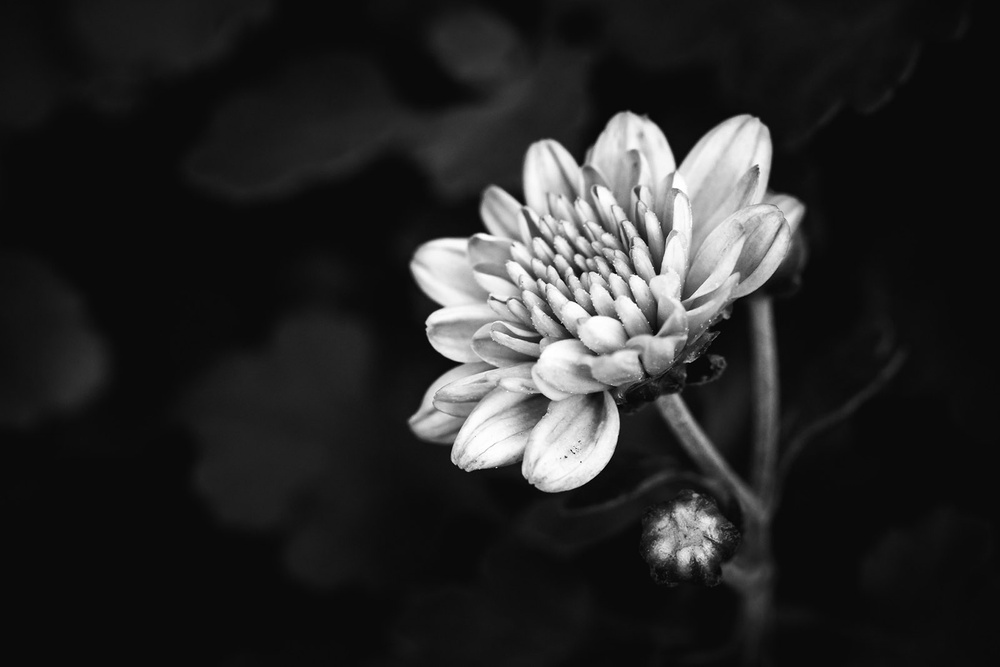
#> input picture threshold.jpg, 1000 x 667 px, shrunk from 1600 x 1067 before the run, found by its file name
$ jupyter execute task3.ipynb
#> lines starting #> are read from the running program, lines starting #| are printed output that depends on the picture
[cell 1]
import cv2
import numpy as np
import matplotlib.pyplot as plt
plt.rcParams['figure.figsize'] = [10, 3]

[cell 2]
def displayImages(img1,img2):
    fig= plt.figure(figsize=(10,20))
    fig.add_subplot(1, 2, 1)
    plt.imshow(img1, cmap='gray')
    plt.axis('off')
    plt.title("First")

    fig.add_subplot(1, 2, 2)
    plt.imshow(img2, cmap='gray')
    plt.axis('off')
    plt.title("Second")
    plt.show()

[cell 3]
image=cv2.imread('downloads/threshold.jpg',0)
#> image is the input picture: shape (667, 1000); min 0, max 255, mean 40.3
array=np.array(image)
threshold=70
new_array=np.where(array<threshold,0,array)
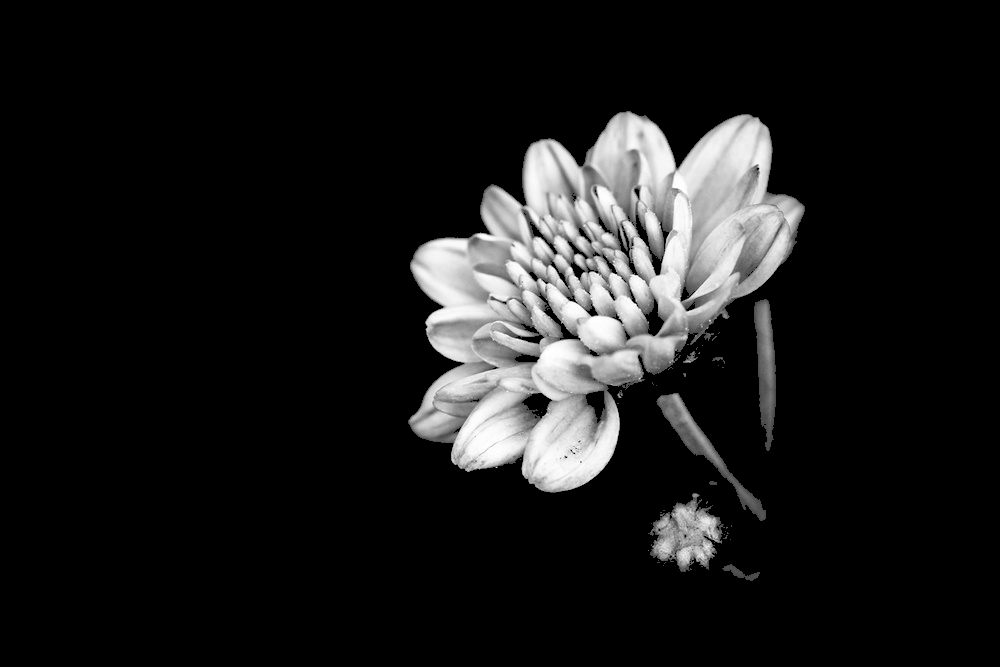
#> new_array: shape (667, 1000); min 0, max 255, mean 25.8
new_image=cv2.convertScaleAbs(new_array)
displayImages(image,new_image)
#> in displayImages, `plt.show()`:
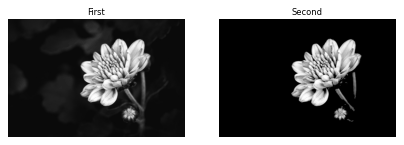
#> figure drawn by matplotlib, 2 panels

[cell 4]
image=cv2.imread('downloads/threshold.jpg',0)
array=np.array(image)
threshold=70
new_array=np.where(array>threshold,0,array)
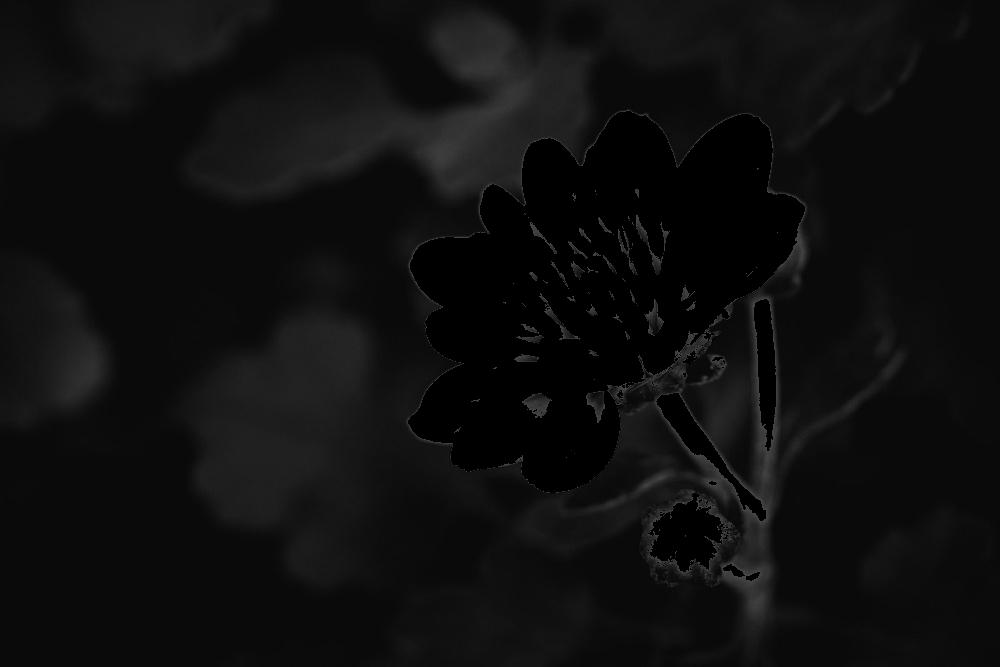
#> new_array: shape (667, 1000); min 0, max 70, mean 14.5
new_image=cv2.convertScaleAbs(new_array)
displayImages(image,new_image)
#> in displayImages (call 2), `plt.show()`:
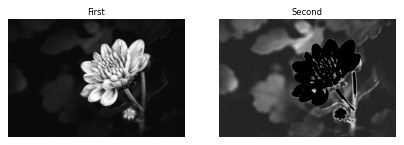
#> figure drawn by matplotlib, 2 panels
